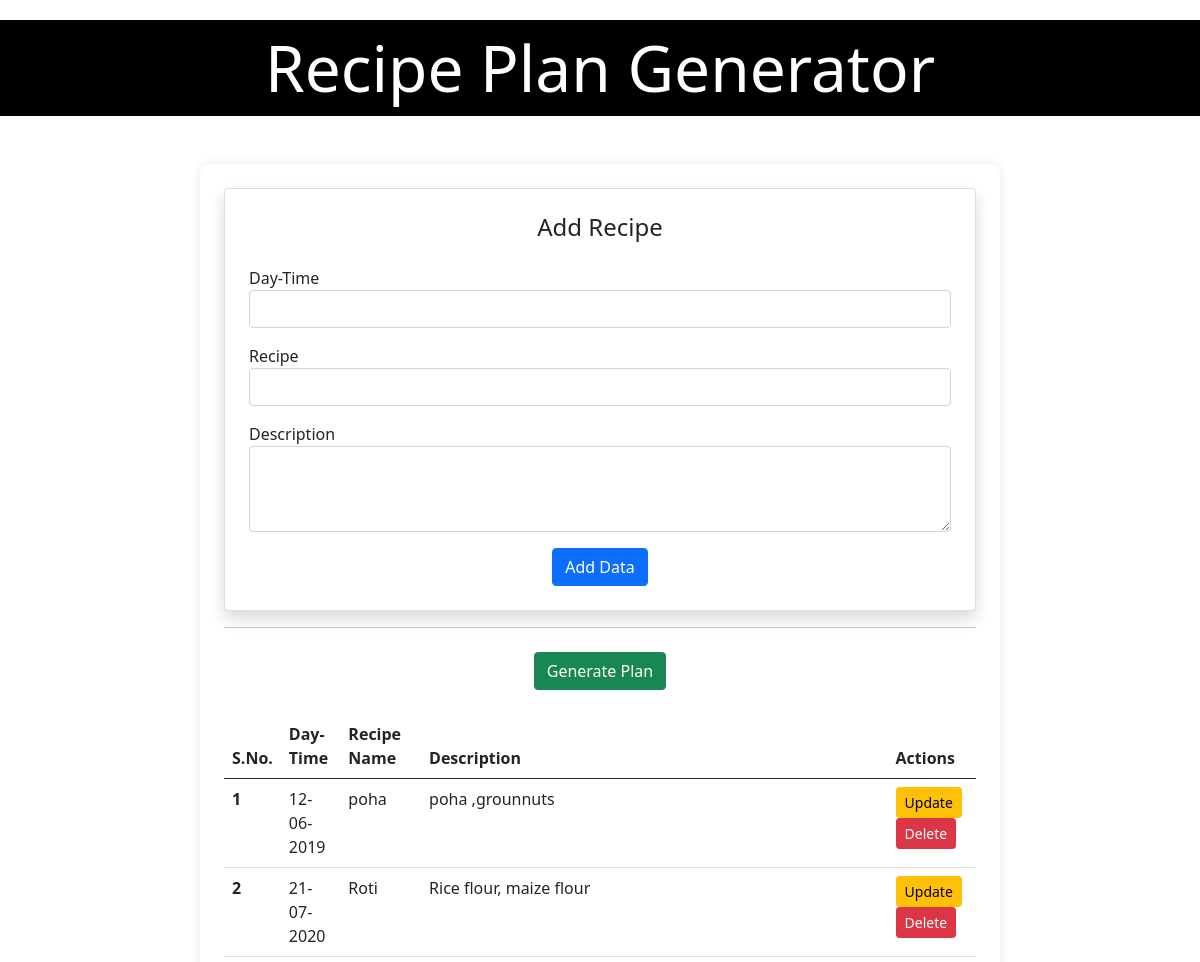
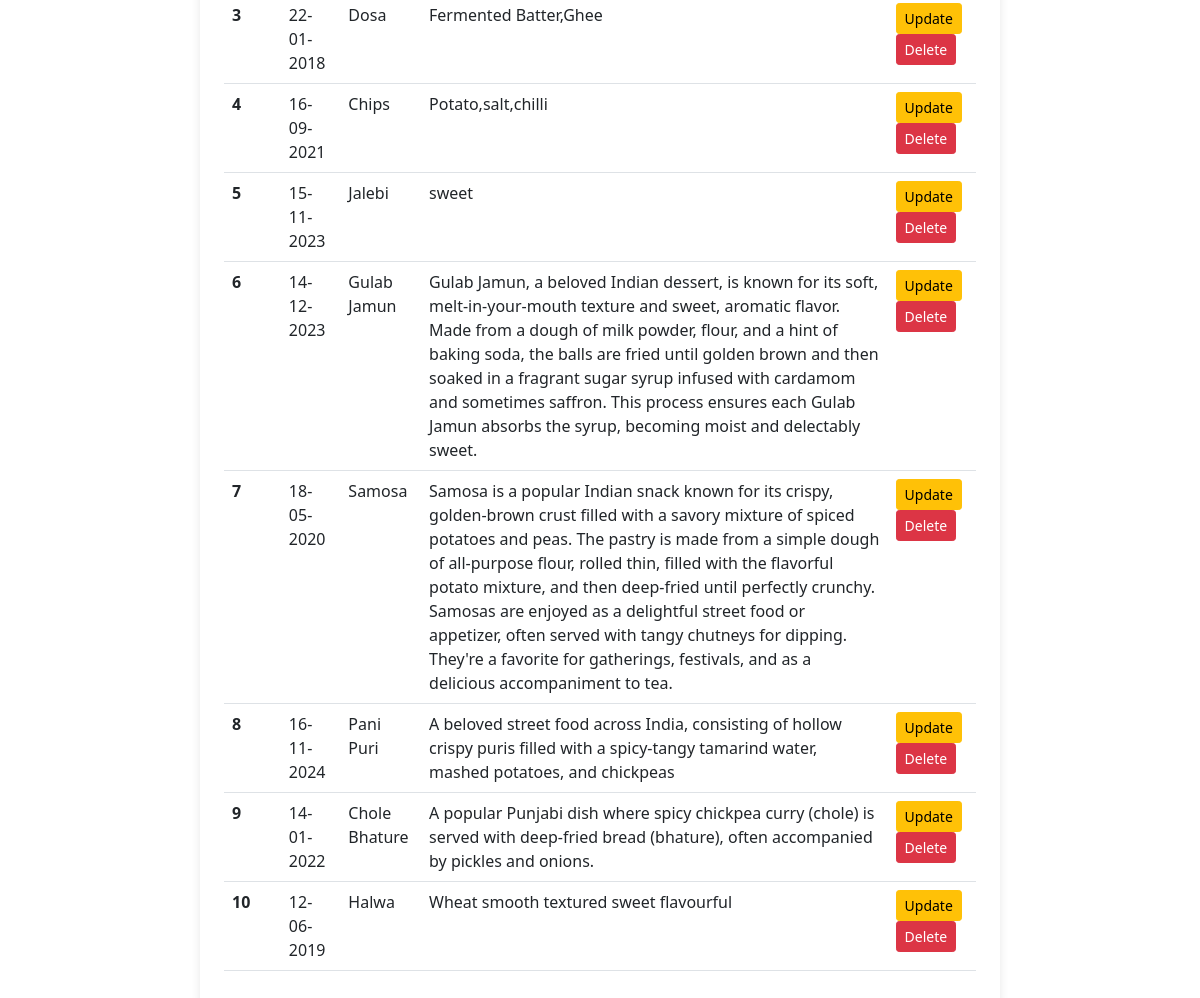
The app's page / (signed in) with its own data (2 pictures, top to bottom).
### home/models.py (models this page shows)
class Recipe(models.Model):
	user = models.ForeignKey(User, on_delete=models.SET_NULL, null=True, blank=True)
	day = models.CharField(max_length=100, default='something')
	name = models.CharField(max_length=100, default='something')
	description = models.CharField(max_length=100, default='something')

### home/views.py (the view, shortened to what this page needs)
# urls.py: path('', views.recipes, name='recipes'),
@login_required(login_url='/login/')
def recipes(request):
	queryset = Recipe.objects.all()
	if request.GET.get('search'):
		queryset = queryset.filter(
			day__icontains=request.GET.get('search'))
	context = {'recipes': queryset}
	return render(request, 'recipe.html', context)

### home/templates/home/recipe.html (shortened to what this page needs)
{% extends "base.html" %}
{% block start %}
<div class="container mt-5 p-4 col-md-8">
    <form class="card p-4 shadow" method="post" enctype="multipart/form-data">
        <h4 class="text-center">Add Recipe</h4>
        <div class="form-group mt-3">
            <label for="day">Day-Time</label>
            <input type="text" name="day" class="form-control" required>
        </div>
        <div class="form-group mt-3">
            <label for="name">Recipe</label>
            <input type="text" name="name" class="form-control" required>
        </div>
        <div class="form-group mt-3">
            <label for="description">Description</label>
            <textarea name="description" class="form-control" rows="3" required></textarea>
        </div>
        <div class="form-group mt-3 text-center">
            <button type="submit" class="btn btn-primary">Add Data</button>
        </div>
    </form>
    <hr>
    <div class="text-center mt-4">
        <a href="{% url 'pdf' %}" class="btn btn-success">Generate Plan</a>
    </div>
    <table class="table mt-4">
        <thead>
            <tr>
                <th scope="col">S.No.</th>
                <th scope="col">Day-Time</th>
                <th scope="col">Recipe Name</th>
                <th scope="col">Description</th>
                <th scope="col">Actions</th>
            </tr>
        </thead>
        <tbody>
            {% for recipe in recipes %}
            <tr>
                <th scope="row">{{ forloop.counter }}</th>
                <td>{{ recipe.day }}</td>
                <td>{{ recipe.name }}</td>
                <td>{{ recipe.description }}</td>
                <td>
                    <a href="/update_recipe/{{ recipe.id }}" class="btn btn-warning btn-sm">Update</a>
                    <a href="/delete_recipe/{{ recipe.id }}" class="btn btn-danger btn-sm">Delete</a>
                </td>
            </tr>
            {% endfor %}
        </tbody>
    </table>
</div>
{% endblock %}

### home/templates/home/base.html (shortened to what this page needs)
<!DOCTYPE html>
<html lang="en">
<head>
    <link href="https://cdn.jsdelivr.net/npm/bootstrap@5.0.2/dist/css/bootstrap.min.css" rel="stylesheet">
    <link rel="stylesheet" href="https://cdnjs.cloudflare.com/ajax/libs/font-awesome/6.4.0/css/all.min.css">
</head>
<body>
    <div class="main-title"><fieldset>Recipe Plan Generator</fieldset></div>
    {% block start %}
    {% endblock %}
</body>
</html>

### home/templates/home/base.html (style rules this page uses)
body { background: url('https://img.freepik.com/premium-photo/assortment-spices-black_87742-14804.jpg?w=1380'); background-size: cover; }
.container { background: rgba(255, 255, 255, 0.7); border-radius: 10px; box-shadow: 0 0 10px rgba(0, 0, 0, 0.1); }
.main-title { font-size: 4em; color: white; text-align: center; margin: 20px 0; }
fieldset { background-color:black; color:white; }

### records on screen
Recipe: day "12-06-2019", name "poha", description "poha ,grounnuts"
Recipe: day "21-07-2020", name "Roti", description "Rice flour, maize flour"
Recipe: day "22-01-2018", name "Dosa", description "Fermented Batter,Ghee"
Recipe: day "16-09-2021", name "Chips", description "Potato,salt,chilli"
Recipe: day "15-11-2023", name "Jalebi", description "sweet"
Recipe: day "14-12-2023", name "Gulab Jamun", description "Gulab Jamun, a beloved Indian dessert, is known for its soft, melt-in-your-mouth texture and sweet, aromatic flavor. Made from a dough of milk powder, flour, and a hint of baking soda, the balls are fried until golden brown and then soaked in a fragrant sugar syrup infused with cardamom and sometimes saffron. This process ensures each Gulab Jamun absorbs the syrup, becoming moist and delectably sweet."
Recipe: day "18-05-2020", name "Samosa", description "Samosa is a popular Indian snack known for its crispy, golden-brown crust filled with a savory mixture of spiced potatoes and peas. The pastry is made from a simple dough of all-purpose flour, rolled thin, filled with the flavorful potato mixture, and then deep-fried until perfectly crunchy. Samosas are enjoyed as a delightful street food or appetizer, often served with tangy chutneys for dipping. They're a favorite for gatherings, festivals, and as a delicious accompaniment to tea."
Recipe: day "16-11-2024", name "Pani Puri", description "A beloved street food across India, consisting of hollow crispy puris filled with a spicy-tangy tamarind water, mashed potatoes, and chickpeas"
Recipe: day "14-01-2022", name "Chole Bhature", description "A popular Punjabi dish where spicy chickpea curry (chole) is served with deep-fried bread (bhature), often accompanied by pickles and onions."
Recipe: day "12-06-2019", name "Halwa", description "Wheat smooth textured sweet flavourful"
